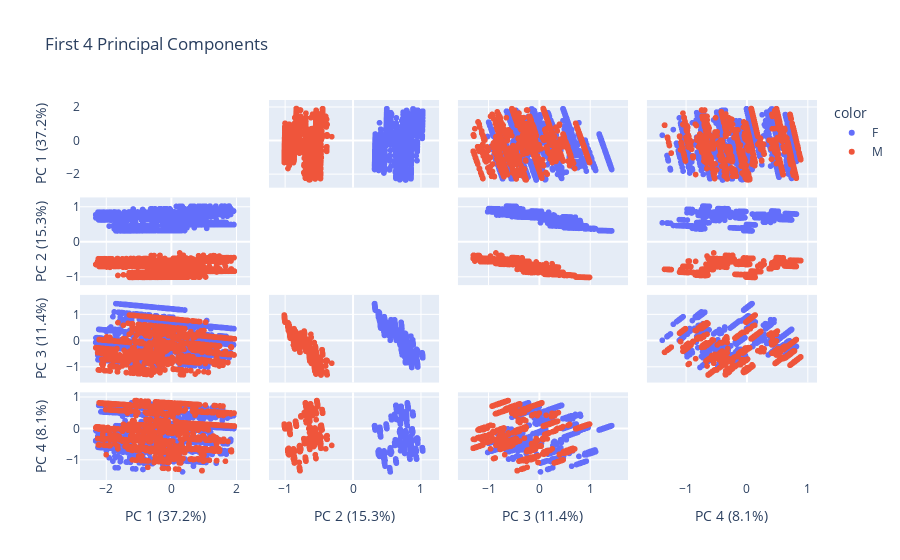

Write notebook code for a chart like this one.
### Code cell
# %% [markdown]
# ## 2. The Preprocessing Pipeline
# We use `ColumnTransformer` to apply different logic to different columns:
# *   **Categorical:** `OneHotEncoder` (creates new columns for every unique value)
# *   **Numerical:** `StandardScaler` (centers around 0, variance of 1)

# %%
categorical_features = ['gender', 'race', 'insurance', 'marital_status']
numerical_features = ['anchor_age']

preprocessor = ColumnTransformer(
    transformers=[
        ('num', StandardScaler(), numerical_features),
        ('cat', OneHotEncoder(sparse_output=False, handle_unknown='ignore'), categorical_features)
    ]
)

# Apply the transformation
X_processed = preprocessor.fit_transform(df)

print(f"Original Feature Count: {len(categorical_features) + len(numerical_features)}")
print(f"Processed Feature Count (after OHE): {X_processed.shape[1]}")

# %% [markdown]
# ## 3. Apply PCA
# Now we have a matrix of numbers. We can use PCA to find the "Principal Components."

# %%
pca = PCA()
components = pca.fit_transform(X_processed)

# Calculate cumulative variance
exp_var_cumul = np.cumsum(pca.explained_variance_ratio_)

px.area(
    x=range(1, len(exp_var_cumul) + 1),
    y=exp_var_cumul,
    labels={"x": "# Components", "y": "Explained Variance"},
    title="Explained Variance by Different Principal Components"
)

# %% [markdown]
# ## 4. Visualization (2D)
# Visualizing the high-dimensional data in just 2 dimensions.

# %%
labels = {
    str(i): f"PC {i+1} ({var:.1f}%)"
    for i, var in enumerate(pca.explained_variance_ratio_ * 100)
}

fig = px.scatter_matrix(
    components,
    labels=labels,
    dimensions=range(4),
    color=df["gender"],  # Color by original label to see if patterns emerge
    title="First 4 Principal Components"
)
fig.update_traces(diagonal_visible=False)
fig.show()

### Figure 1 — Plotly figure (JSON) as saved in the notebook; plotly's stock layout.template omitted (floating-point values rounded to 4 significant figures; data arrays with more than 128 entries replaced by an {"elided": "..."} marker saying what was removed)
{"data": [{"diagonal": {"visible": false}, "dimensions": [{"axis": {"matches": true}, "label": "PC 1 (37.2%)", "values": {"elided": "2565 float values"}}, {"axis": {"matches": true}, "label": "PC 2 (15.3%)", "values": {"elided": "2565 float values"}}, {"axis": {"matches": true}, "label": "PC 3 (11.4%)", "values": {"elided": "2565 float values"}}, {"axis": {"matches": true}, "label": "PC 4 (8.1%)", "values": {"elided": "2565 float values"}}], "hovertemplate": "color=F<br>%{xaxis.title.text}=%{x}<br>%{yaxis.title.text}=%{y}<extra></extra>", "legendgroup": "F", "marker": {"color": "#636efa", "symbol": "circle"}, "name": "F", "showlegend": true, "type": "splom"}, {"diagonal": {"visible": false}, "dimensions": [{"axis": {"matches": true}, "label": "PC 1 (37.2%)", "values": {"elided": "2435 float values"}}, {"axis": {"matches": true}, "label": "PC 2 (15.3%)", "values": {"elided": "2435 float values"}}, {"axis": {"matches": true}, "label": "PC 3 (11.4%)", "values": {"elided": "2435 float values"}}, {"axis": {"matches": true}, "label": "PC 4 (8.1%)", "values": {"elided": "2435 float values"}}], "hovertemplate": "color=M<br>%{xaxis.title.text}=%{x}<br>%{yaxis.title.text}=%{y}<extra></extra>", "legendgroup": "M", "marker": {"color": "#EF553B", "symbol": "circle"}, "name": "M", "showlegend": true, "type": "splom"}], "layout": {"dragmode": "select", "legend": {"title": {"text": "color"}, "tracegroupgap": 0}, "title": {"text": "First 4 Principal Components"}}}
